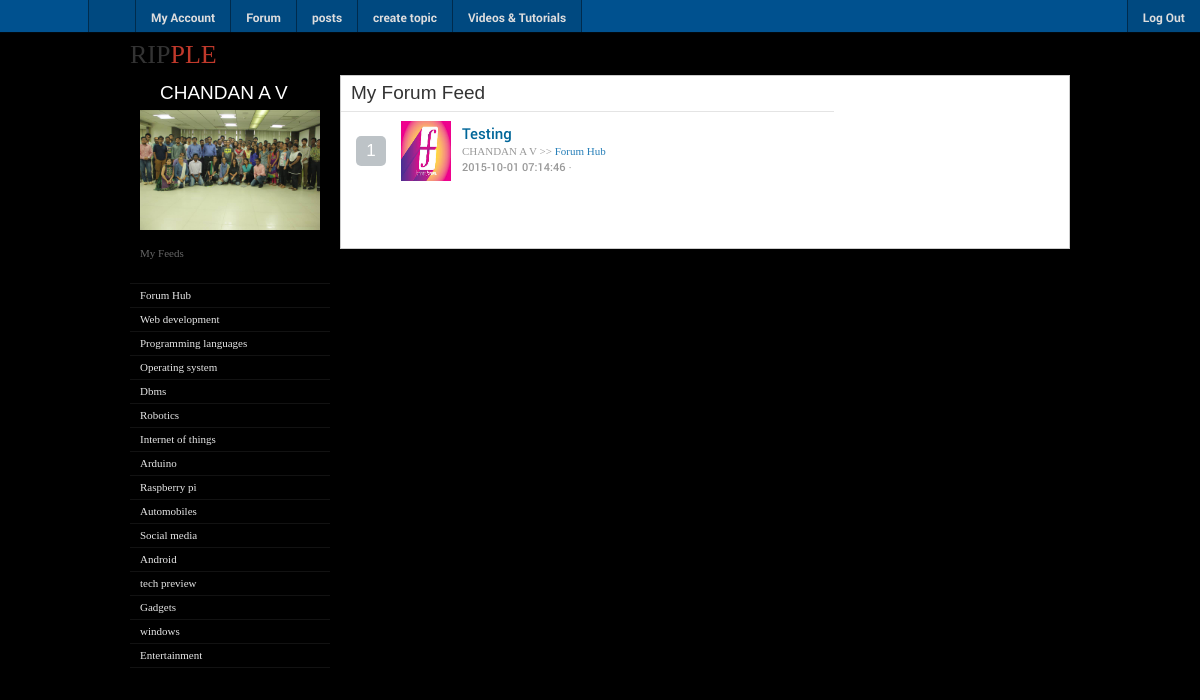
Screenshot of /category.php?id=1 (signed in) with the database file from the repository.
### tables this page shows
CREATE TABLE IF NOT EXISTS `users` (
  `userID` int(11) NOT NULL,
  `username` varchar(80) NOT NULL,
  `firstName` varchar(30) NOT NULL,
  `lastName` varchar(60) NOT NULL,
  `contact` varchar(13) NOT NULL,
  `education` varchar(255) NOT NULL,
  `email` varchar(60) NOT NULL,
  `password` varchar(100) NOT NULL,
  `thumbnail` varchar(255) DEFAULT '',
  `gender` varchar(10) DEFAULT '',
  `birthdate` varchar(255) DEFAULT '0000-00-00',
  `birthmo` varchar(255) NOT NULL,
  `birthyr` varchar(255) NOT NULL,
  `religion` varchar(100) DEFAULT '',
  `birthplace` varchar(255) DEFAULT '',
  `address` varchar(255) NOT NULL,
  `ano` varchar(255) NOT NULL,
  `opt` varchar(255) NOT NULL,
  `points` int(8) NOT NULL
);

CREATE TABLE IF NOT EXISTS `categories` (
  `cat_id` int(8) NOT NULL,
  `cat_name` varchar(255) NOT NULL,
  `cat_description` varchar(255) NOT NULL,
  `cat_img` varchar(255) NOT NULL,
  `faicon` varchar(20) NOT NULL
);

CREATE TABLE IF NOT EXISTS `topics` (
  `topic_id` int(8) NOT NULL,
  `topic_subject` varchar(255) NOT NULL,
  `topic_date` datetime NOT NULL,
  `topic_cat` int(8) NOT NULL,
  `topic_by` int(8) NOT NULL
);

### category.php (the view, shortened to what this page needs)
<?php
$c=$_GET['id'];
?>
<!DOCTYPE html>
<html lang="en">
<head>
    <link rel='stylesheet' type='text/css' href='videos/css/main.css' >
<link rel='stylesheet' type='text/css' href='videos/css/jquery-ui/jquery-ui.css' >
<link rel='stylesheet' type='text/css' href='videos/css/forum.css' >
<link rel='stylesheet' type='text/css' href='videos/css/footer.css' >
</head>
<body>
<div id="wrapper">
                <header id="main_header">
                                <a href="index.php" class="headerLogo">RIP<span class="secondColor">PLE</span></a>
            </header>
                <section id="main_section" class="forum-main-section">
   <aside id="forum-left-bar" style="background:black;">
   <?php
   if($_SESSION['signed_in']){
	$sql=mysql_query("SELECT * FROM users WHERE userID='".$_SESSION['user_id']."'") or die(mysql_error());
	$row=mysql_fetch_array($sql) or die(mysql_error());
        echo '     <h2 class="titles" style="margin-left:20px;">'  .$row['firstName'].' '.$row['lastName'].'</h2>
        <div class="user-thumbnail">
            <a href="#">
                                    <img src="'.$row['thumbnail'].'"/>
                            </a>
        </div>';
   }
  ?>
    <dl   style="margin-top:10px;"  >
        <dt>My Feeds</dt>
    </dl>
    <dl>
            <div class="menu-item-divider"></div>
        <?php
$sql = "SELECT
			categories.cat_id,
			categories.cat_name,
			categories.cat_description,
			categories.faicon,
			COUNT(topics.topic_id) AS topics
		FROM
			categories
		LEFT JOIN
			topics
		ON
			topics.topic_id = categories.cat_id
		GROUP BY
			categories.cat_name, categories.cat_description, categories.cat_id ORDER BY categories.cat_id ASC ";
$result = mysql_query($sql);
if(!$result)
{
	echo 'The categories could not be displayed, please try again later.';
}
else
{
	if(mysql_num_rows($result) == 0)
	{
		echo 'No categories defined yet.';
	}
	else
	{
		  while($row = mysql_fetch_array($result))
		{			$id=$row['cat_id'];
		               echo "     <dd>
                    <a href='category.php?id=$row[cat_id]'>". $row['cat_name'] ." </a>
                                <div class=\"menu-item-divider\"></div>
            </dd>";
		}
	}
}
?>
    </dl>
</aside>
    <section id="forum-content-wrapper">
        <section id="main_content">
                        <h2 class="titles">My Forum Feed
                                                           </h2>
            <table cellpadding="0" cellspacing="0" class="forumlist">
                                    <tfoot>
                    <tr>
                        <td colspan="3">
        </td>
                    </tr>
                    </tfoot>
                    <tbody >
	<?php
			$topicsql = "SELECT
									topic_id,
									topic_subject,
									topic_date,
									topic_cat,
									topic_by
								FROM
									topics WHERE topic_cat='".$c."'
								ORDER BY
									topic_id
								DESC
						";
					$topicsresult = mysql_query($topicsql) or die(mysql_error());
					if(!$topicsresult)
					{
						echo 'Last topic could not be displayed.';
					}
					else
					{
						$i=1;
						while($topicrow=mysql_fetch_array($topicsresult)){
								$cat_img="SELECT * FROM categories Where cat_id='".$topicrow['topic_cat']."'";
								$c_img=mysql_query($cat_img)or die(mysql_error());
								$im=mysql_fetch_array($c_img);
								$user="SELECT * FROM users WHERE userID='".$topicrow['topic_by']."'";
					$user_res=mysql_query($user) or die(mysql_error());
					$user_result=mysql_fetch_array($user_res);
						echo '
					   <tr> <td class="post-votes " >
                            <a href="#" class="thumb-up"
                              >
                                '.$i.'             </a>
                        </td>
                        <td class="icon-column" >
                            <a href="category.php?id='.$im['cat_id'].'">
                                                                <img src="'.$im['cat_img'].'" height="60" width="60"
                                    class="poster-icon"/> </a>
                        </td>
                        <td style="width:100%;" class="post-content">
                            <a href="topic.php?id='.$topicrow['topic_id'].'"
                                class="post-title">'.$topicrow['topic_subject'].'</a><br/> <a
                                href="user.php?user='.$topicrow['topic_by'].'"
                                class="poster-name">'.$user_result['firstName'].' '.$user_result['lastName'].' </a> &gt;&gt; <a
                                href="category.php?id='.$im['cat_id'].'"
                                class="category-name">'.$im['cat_name'].'</a> <br/>
                            <a href="topic.php?id='.$topicrow['topic_id'].'"
                                class="postdate">'.$topicrow['topic_date'].'</a>
                            &middot;
                        </td></tr>
                       ';	$i=$i+1;
						}
					}
							?>
                                            </tbody>
                            </table>
        </section>
        <section id="forum-right-bar">
        </section>
    </section>
</section>
        <div id="main_footer">    </div>
    <div id="fixed_footer">
	 <ul>
      <div class="centered-navigation">
                <li class="home_button" style="border-left:1px solid rgba(0,0,0,0.4); height:auto;"><a href="index.php"></a>
                </li>
			<?php if($_SESSION['signed_in'])
			{
				               echo ' <li><a href="account.php" class="p_menu">My Account</a></li>';
			}
			else{
								               echo ' <li><a href="signup.php" class="p_menu">Sign Up</a></li>';
				               echo ' <li><a href="login.php" class="p_menu">Login</a></li>';
			}?>
<li>
                    <a href="forum.php" class="p_menu">Forum</a>
                </li>
				<li>
                    <a href="pop_posts.php" class="p_menu">posts</a>
                </li>                <li>
                    <a href="createtopic.php" class="p_menu">create topic</a>
                </li>
				    <li class="has-submenu" id="lft-last-li"><a href="videos.php" class="p_menu">Videos & Tutorials</a>
                </li>
            </div>
<?php if($_SESSION['signed_in'])
			{
echo '<li class="right">
                <a href="signout.php" class="p_menu">Log Out</a>
            </li>';
			}
			?>
            </ul>
        </div>
    </div>
</body>
</html>

### videos/css/main.css (style rules this page uses)
* { margin: 0px; padding: 0px; }
article, aside, details, figcaption, figure, footer, header, hgroup, menu, nav, section { display: block; }
a img { border: none; }
a:link, a:visited { color: #006699; text-decoration: none; }
a:link.headerLogo, a:visited.headerLogo { color: #333333; text-decoration: none; font-family: Oswald-Regular; font-size: 26px; }
a:link.headerLogo .secondColor, a:visited.headerLogo .secondColor, a:hover.headerLogo .secondColor, a:active.headerLogo .secondColor { color: #C0392B; }
body { text-align: center; background: #000000 url("/images/paper_background.jpg") repeat; position: relative; font: 12px/1.4 Arial, Helvetica, sans-serif; color: #444444; }
h1, h2, h3, h4, h5 { font-weight: normal; }
table { width: 100%; }
td { padding: 3px; }
#main_footer { clear: both; text-align: center; padding: 10px 5px 10px; color: #333333; }
#main_header { padding: 2px 0px; }
#main_section { background: white; float: left; width: 1024px; border: 1px solid #CCCCCC; }
#wrapper { width: 1024px; margin: 5px auto; text-align: left; }
.titles { color: #333333; font-family: 'OpenSans-CondBold', sans-serif; font-size: 19px; font-weight: normal; }

### videos/css/forum.css (style rules this page uses)
#fixed_footer .centered-navigation { margin: 0; }
#wrapper { width: 80%; }
#wrapper #main_header { padding: 2px 10px; }
#forum-content-wrapper { margin-left: 210px; padding: 4px 10px 40px 10px; border: solid 1px #CCCCCC; background: #FFFFFF; height: 100%; }
#main_section { float: none; width: auto; margin: 0px 10px; border: none; background: none; position: relative; }
.forum-main-section #main_content { padding: 0; margin-right: 215px; }
#forum-right-bar { width: 200px; height: 600px; margin: 0 10px 10px 10px; right: 0; top: 10px; position: absolute; }
.forumlist { border-collapse: collapse; border-top: solid 1px #E4E4E4; margin-top: 4px; margin-left: -10px; }
.forumlist td { padding: 9px 0; padding-left: 0px; background: #FFFFFF; }
.forumlist tbody { margin-bottom: 25px; }
.forumlist tfoot td { border: none; }
.forumlist td .poster-icon { float: left; width: 30px; margin-right: 8px; }
.forumlist .post-votes a.thumb-up, .forumlist .post-votes a.thumb-down, .forumlist .post-votes span.reply-votes { float: left; }
.forumlist .post-votes { width: 45px; }
.forumlist .icon-column { padding-right: 11px; }
.forumlist .icon-column img { width: 50px; margin: 0; }
.forumlist .post-content { font-size: 11px; font-family: Roboto-Regular; color: #999999; }
.forumlist .post-title { font-size: 15px; font-family: OpenSans-Semibold, Roboto-Medium; line-height: 1; display: inline-block; padding-bottom: 1px; }
.forumlist .poster-name { color: #999999; }
.forumlist .category-name { color: #2980B9; }
.forumlist .postdate, .forumlist .post-replies { font-size: 11px; color: #999999; font-family: Roboto-Medium; }
.post-votes { position: relative; }
.post-votes a.thumb-up { font-family: 'OpenSans-CondBold', sans-serif; font-size: 17px; font-weight: normal; width: 30px; height: 30px; text-align: center; line-height: 30px; color: #FFFFFF; background: #BDC3C7; text-indent: 0; border-radius: 5px; text-decoration: none; margin: 0 15px; }
.postdate { color: #999999; }
#forum-left-bar { width: 200px; padding: 5px 0; color: #FFFFFF; float: left; font-family: OpenSans-Regular; font-size: 11px; background: url(../images/forum/menu-bg.png); box-shadow: 2px 3px 5px rgba(0, 0, 0, 0.3); }
#forum-left-bar .user-thumbnail { padding: 0 10px; }
#forum-left-bar .user-thumbnail img { max-width: 100%; }
#forum-left-bar .titles { color: #FFFFFF; padding-left: 10px; margin-bottom: 3px; }
#forum-left-bar dl { color: #666666; margin: 18px 0 0; }
#forum-left-bar dt { padding: 2px 10px; }
#forum-left-bar dd { position: relative; }
#forum-left-bar dd a { display: block; line-height: 18px; padding: 2px 10px; text-decoration: none !important; color: #E6E6E6; }
.menu-item-divider { height: 1px; background-color: rgba(0, 0, 0, 0.15); border-bottom: solid 1px rgba(255, 255, 255, 0.07); }

### rows the page displays
users: firstName "CHANDAN", lastName "A V", thumbnail (picture)
categories: cat_name "Forum Hub"
categories: cat_name "Web development"
categories: cat_name "Programming languages"
categories: cat_name "Operating system"
categories: cat_name "Dbms"
categories: cat_name "Robotics"
categories: cat_name "Internet of things"
categories: cat_name "Arduino"
categories: cat_name "Raspberry pi"
categories: cat_name "Automobiles"
categories: cat_name "Social media"
categories: cat_name "Android"
categories: cat_name "tech preview"
categories: cat_name "Gadgets"
categories: cat_name "windows"
categories: cat_name "Entertainment"
topics: categories.cat_img (picture), topic_subject "Testing", users.firstName "CHANDAN", users.lastName "A V", categories.cat_name "Forum Hub", topic_date "2015-10-01 07:14:46"
